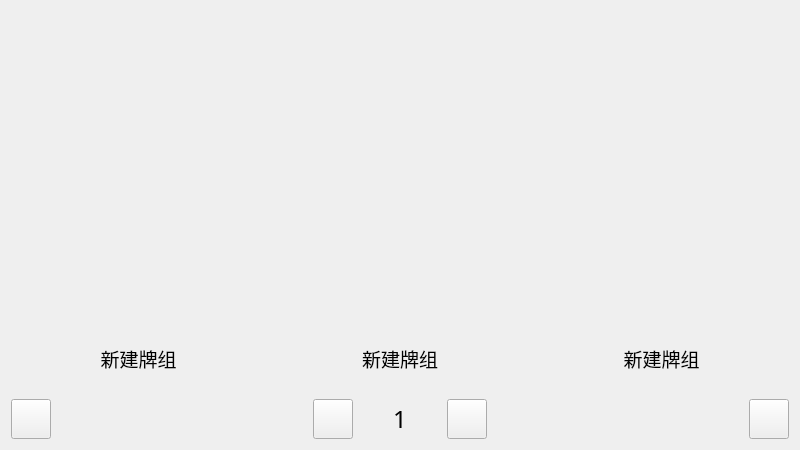
<?xml version="1.0" encoding="UTF-8"?>
<ui version="4.0">
 <class>DeckBuilder</class>
 <widget class="QWidget" name="DeckBuilder">
  <property name="geometry">
   <rect>
    <x>0</x>
    <y>0</y>
    <width>800</width>
    <height>450</height>
   </rect>
  </property>
  <property name="windowTitle">
   <string>Form</string>
  </property>
  <layout class="QGridLayout" name="gridLayout">
   <item row="1" column="2">
    <widget class="QLabel" name="label_4">
     <property name="font">
      <font>
       <family>微软雅黑</family>
       <pointsize>14</pointsize>
      </font>
     </property>
     <property name="text">
      <string>新建牌组</string>
     </property>
     <property name="alignment">
      <set>Qt::AlignCenter</set>
     </property>
    </widget>
   </item>
   <item row="3" column="0" colspan="3">
    <layout class="QHBoxLayout" name="horizontalLayout_2">
     <property name="spacing">
      <number>0</number>
     </property>
     <property name="sizeConstraint">
      <enum>QLayout::SetFixedSize</enum>
     </property>
     <item>
      <widget class="QPushButton" name="pushButton_back">
       <property name="minimumSize">
        <size>
         <width>40</width>
         <height>40</height>
        </size>
       </property>
       <property name="maximumSize">
        <size>
         <width>40</width>
         <height>40</height>
        </size>
       </property>
       <property name="text">
        <string/>
       </property>
      </widget>
     </item>
     <item>
      <spacer name="horizontalSpacer">
       <property name="orientation">
        <enum>Qt::Horizontal</enum>
       </property>
       <property name="sizeHint" stdset="0">
        <size>
         <width>40</width>
         <height>20</height>
        </size>
       </property>
      </spacer>
     </item>
     <item>
      <widget class="QPushButton" name="pushButton_l">
       <property name="maximumSize">
        <size>
         <width>40</width>
         <height>40</height>
        </size>
       </property>
       <property name="text">
        <string/>
       </property>
      </widget>
     </item>
     <item>
      <spacer name="horizontalSpacer_4">
       <property name="orientation">
        <enum>Qt::Horizontal</enum>
       </property>
       <property name="sizeType">
        <enum>QSizePolicy::Fixed</enum>
       </property>
       <property name="sizeHint" stdset="0">
        <size>
         <width>40</width>
         <height>20</height>
        </size>
       </property>
      </spacer>
     </item>
     <item>
      <widget class="QLabel" name="label">
       <property name="font">
        <font>
         <family>微软雅黑</family>
         <pointsize>18</pointsize>
         <weight>50</weight>
         <bold>false</bold>
        </font>
       </property>
       <property name="text">
        <string>1</string>
       </property>
      </widget>
     </item>
     <item>
      <spacer name="horizontalSpacer_2">
       <property name="orientation">
        <enum>Qt::Horizontal</enum>
       </property>
       <property name="sizeType">
        <enum>QSizePolicy::Fixed</enum>
       </property>
       <property name="sizeHint" stdset="0">
        <size>
         <width>40</width>
         <height>20</height>
        </size>
       </property>
      </spacer>
     </item>
     <item>
      <widget class="QPushButton" name="pushButton_r">
       <property name="sizePolicy">
        <sizepolicy hsizetype="Fixed" vsizetype="Fixed">
         <horstretch>0</horstretch>
         <verstretch>0</verstretch>
        </sizepolicy>
       </property>
       <property name="maximumSize">
        <size>
         <width>40</width>
         <height>40</height>
        </size>
       </property>
       <property name="text">
        <string/>
       </property>
      </widget>
     </item>
     <item>
      <spacer name="horizontalSpacer_3">
       <property name="orientation">
        <enum>Qt::Horizontal</enum>
       </property>
       <property name="sizeHint" stdset="0">
        <size>
         <width>40</width>
         <height>20</height>
        </size>
       </property>
      </spacer>
     </item>
     <item>
      <widget class="QPushButton" name="pushButton_buy">
       <property name="sizePolicy">
        <sizepolicy hsizetype="Fixed" vsizetype="Fixed">
         <horstretch>0</horstretch>
         <verstretch>0</verstretch>
        </sizepolicy>
       </property>
       <property name="minimumSize">
        <size>
         <width>40</width>
         <height>40</height>
        </size>
       </property>
       <property name="maximumSize">
        <size>
         <width>40</width>
         <height>40</height>
        </size>
       </property>
       <property name="text">
        <string/>
       </property>
      </widget>
     </item>
    </layout>
   </item>
   <item row="1" column="1">
    <widget class="QLabel" name="label_3">
     <property name="font">
      <font>
       <family>微软雅黑</family>
       <pointsize>14</pointsize>
      </font>
     </property>
     <property name="text">
      <string>新建牌组</string>
     </property>
     <property name="alignment">
      <set>Qt::AlignCenter</set>
     </property>
    </widget>
   </item>
   <item row="1" column="0">
    <widget class="QLabel" name="label_2">
     <property name="font">
      <font>
       <family>微软雅黑</family>
       <pointsize>14</pointsize>
      </font>
     </property>
     <property name="text">
      <string>新建牌组</string>
     </property>
     <property name="alignment">
      <set>Qt::AlignCenter</set>
     </property>
    </widget>
   </item>
   <item row="0" column="0">
    <widget class="QWidget" name="widget" native="true">
     <property name="sizePolicy">
      <sizepolicy hsizetype="Expanding" vsizetype="Expanding">
       <horstretch>0</horstretch>
       <verstretch>0</verstretch>
      </sizepolicy>
     </property>
    </widget>
   </item>
   <item row="0" column="2">
    <widget class="QWidget" name="widget_3" native="true">
     <property name="sizePolicy">
      <sizepolicy hsizetype="Expanding" vsizetype="Expanding">
       <horstretch>0</horstretch>
       <verstretch>0</verstretch>
      </sizepolicy>
     </property>
    </widget>
   </item>
   <item row="0" column="1">
    <widget class="QWidget" name="widget_2" native="true">
     <property name="sizePolicy">
      <sizepolicy hsizetype="Expanding" vsizetype="Expanding">
       <horstretch>0</horstretch>
       <verstretch>0</verstretch>
      </sizepolicy>
     </property>
    </widget>
   </item>
   <item row="2" column="0">
    <spacer name="verticalSpacer">
     <property name="orientation">
      <enum>Qt::Vertical</enum>
     </property>
     <property name="sizeType">
      <enum>QSizePolicy::Fixed</enum>
     </property>
     <property name="sizeHint" stdset="0">
      <size>
       <width>20</width>
       <height>20</height>
      </size>
     </property>
    </spacer>
   </item>
   <item row="2" column="1">
    <spacer name="verticalSpacer_2">
     <property name="orientation">
      <enum>Qt::Vertical</enum>
     </property>
     <property name="sizeType">
      <enum>QSizePolicy::Fixed</enum>
     </property>
     <property name="sizeHint" stdset="0">
      <size>
       <width>20</width>
       <height>20</height>
      </size>
     </property>
    </spacer>
   </item>
   <item row="2" column="2">
    <spacer name="verticalSpacer_3">
     <property name="orientation">
      <enum>Qt::Vertical</enum>
     </property>
     <property name="sizeType">
      <enum>QSizePolicy::Fixed</enum>
     </property>
     <property name="sizeHint" stdset="0">
      <size>
       <width>20</width>
       <height>20</height>
      </size>
     </property>
    </spacer>
   </item>
  </layout>
 </widget>
 <resources/>
 <connections/>
</ui>
